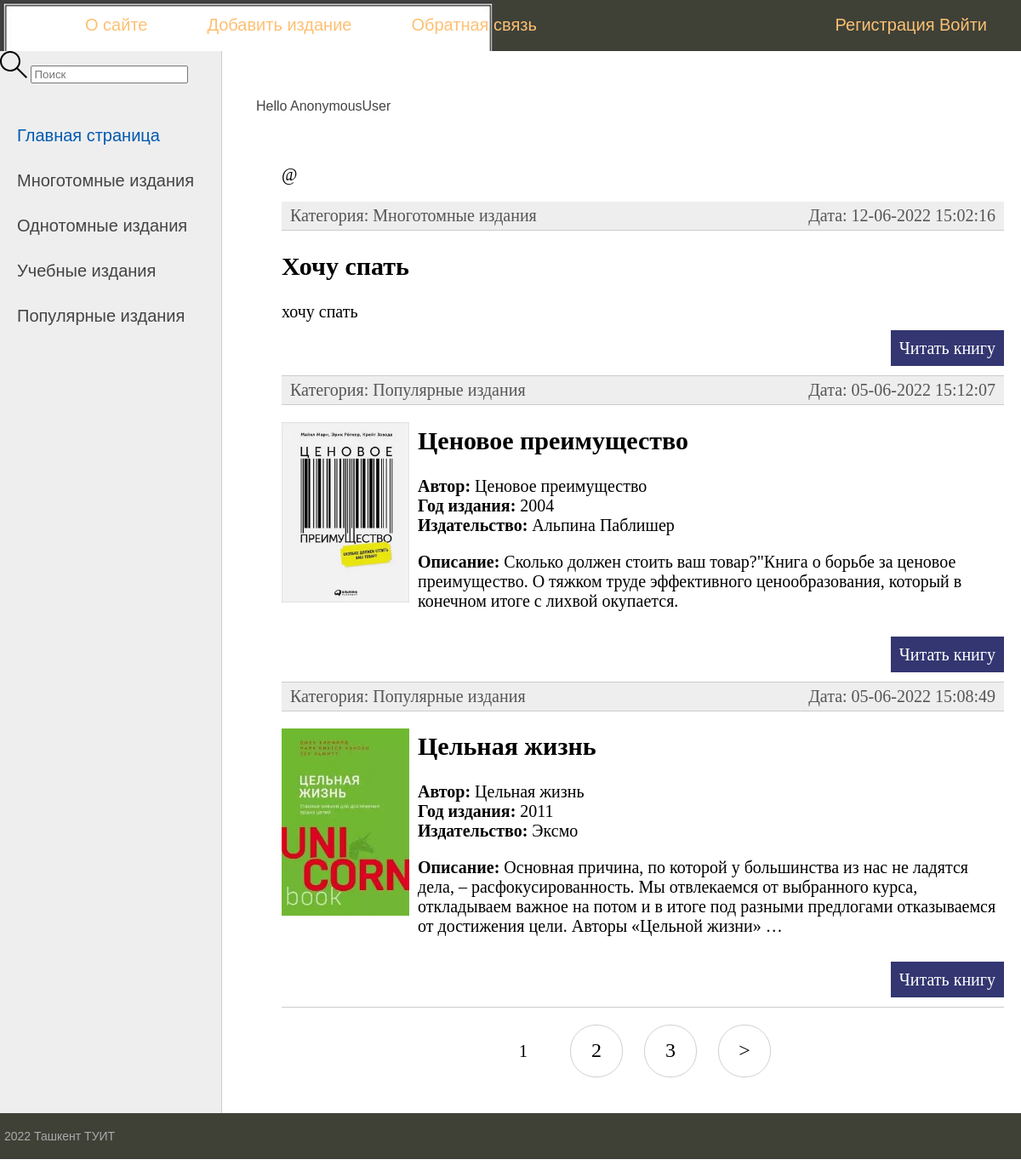
The page / on the database its author committed.
### school/models.py (models this page shows, shortened)
class Category(models.Model):
    name = models.CharField(max_length=100, db_index=True)
    slug = models.SlugField(max_length=255, unique=True,
                            db_index=True, verbose_name="URL")
    class Meta:
        verbose_name = 'Школьная бибилиотека'
        verbose_name_plural = 'Электронный каталог'

class Catalog(models.Model):
    title = models.CharField(max_length=255, verbose_name="Заголовок")
    slug = models.SlugField(max_length=255, unique=True,
                            db_index=True, verbose_name="URL")
    content = models.TextField(blank=True, verbose_name="Содержимое")
    photo = models.ImageField(
        upload_to="photos/%Y/%m/%d/", verbose_name="Фото")
    time_create = models.DateTimeField(
        auto_now_add=True, verbose_name="Время создания")
    time_update = models.DateTimeField(
        auto_now=True, verbose_name="Время изменения")
    is_published = models.BooleanField(default=True, verbose_name="Публикация")
    year = models.ForeignKey('Category', on_delete=models.PROTECT,  null=True)
    class Meta:
        ordering = ['-time_update', '-time_create']

### school/views.py (the view)
# urls.py: path('', SchoolHome.as_view(), name='home'),
class SchoolHome(DataMixin, ListView):
    paginate_by = 3
    model = Catalog
    template_name = 'school/index.html'
    context_object_name = 'posts'
    def get_context_data(self, *, object_list=None, **kwargs):
        context = super().get_context_data(**kwargs)
        c_def = self.get_user_context(title='Главная страница')
        return dict(list(context.items()) + list(c_def.items()))
    def get_queryset(self):
        return Catalog.objects.filter(is_published=True)

### school/templatetags/school_tags.py (called while the page is built)
@register.inclusion_tag("school/list_categories.html")
def show_categories(sort=None, year_selected=0):
    if not sort:
        years = Category.objects.all()
    else:
        years = Category.objects.order_by(sort)
    return {"years": years, "year_selected": year_selected}

### school/utils.py (called while the page is built)
    def get_user_context(self, **kwargs):
        context = kwargs
        years = Category.objects.all()
        user_menu = menu.copy()
        if not self.request.user.is_authenticated:
            user_menu.pop(1)
        context['menu'] = menu
        context['years'] = years
        if 'year_selected' not in context:
            context['year_selected'] = 0
        return context

### school/templates/school/index.html (shortened to what this page needs)
{% extends 'school/base.html' %}
{% block content %}
<ul class="list-articles">
    <p>@{{room.host.username}}</p>
    {% for p in posts %}
    <li>
        <div class="article-panel">
            <p class="first"> Категория: {{p.year.name}}</p>
            <p class="last"> Дата: {{p.time_update|date:"d-m-Y H:i:s"}}</p>
        </div>
    </li>
    {% if p.photo %}
    <p><img class="img-article-left thumb" src="{{p.photo.url}}"></p>
    {% endif %}
    <li>
        <h2> {{p.title}} </h2>
        {% autoescape off %}
        <p> {{p.content|linebreaks|truncatewords:50}} </p>
        {% endautoescape %}
        <p class="link-read-post"><a href="{% url 'post' p.pk %}"> Читать книгу </a> </p>
    </li>
    {% endfor %}
</ul>
{% endblock %}

### school/templates/school/base.html (shortened to what this page needs)
{% load static %}
{% load school_tags %}
<!DOCTYPE html>
<html lang="en">
<head>
    <link type="text/css" href="{% static 'school/css/style.css' %}" rel="stylesheet" />
</head>
<body>
    <table class="table-page" border=0 cellpadding="0" cellspacing="0">
        <tr>
            <td valign="top">
                {% block mainmenu %}
                <div class="header">
                    <ul id="mainmenu" class="mainmenu">
                        <li class="logo"> <a href="{% url 'home'%}"> <img src="Logo.jpg">
                            </a> </li>
                        {% for m in menu %}
                        <li><a href="{% url m.url_name %}">{{m.title}}</a></li>
                        {% endfor %}
                        <li class="last">
                            <a href="{% url 'register' %}">Регистрация</a>
                            {% if request.user.is_authenticated%}
                            <a href="{% url 'logout' %}">Выйти</a>
                            {% else %}
                            <a href="{% url 'login' %}">Войти</a>
                            {% endif %}
                        </li>
                    </ul>
                </div>
                {% endblock mainmenu %}
                <table class="table-content" border=0 cellpadding="0" cellspacing="0">
                    <tr>
                        <td valign="top" class="left-chapters">
                            <form action="{% url 'home'%}" method="GET" class="header__search">
                                <label>
                                    <input name="q" placeholder="Поиск" />
                                </label>
                            </form>
                            <ul id="leftchapters">
                                {% if year_selected == 0 %}
                                <li class="selected"> Главная страница </li>
                                {% else %}
                                <li> <a href="{% url 'home' %}"> Главная страница </a> </li>
                                {% endif %}
                                {% show_categories year_selected=year_selected %}
                            </ul>
                        </td>
                        <td valign="top" class="content">
                            <p>Hello {{request.user}}</p>
                            <div class="content-text">
                                {% block content %}
                                {% endblock %}
                                {% if page_obj.has_other_pages %}
                                <nav class="list-pages">
                                    <ul>
                                        {% for p in paginator.page_range %}
                                        {% if page_obj.number == p %}
                                        <li class="page-num page-num-selected">{{ p }}</li>
                                        {% elif p >= page_obj.number|add:-2 and p <= page_obj.number|add:2 %} <li
                                            class="page-num">
                                            <a href="?page={{ p }}">{{ p }}</a>
                                            </li>
                                            {% endif %}
                                            {% endfor %}
                                            {% if page_obj.has_next %}
                                            <li class="page-num">
                                                <a href="?page={{ page_obj.next_page_number }}">&gt;</a>
                                            </li>
                                            {% endif %}
                                    </ul>
                                </nav>
                                {% endif %}
                            </div>
                        </td>
                    </tr>
                </table>
        <tr>
            <td valign=top>
                <div id="footer">
                    <p> 2022 Ташкент ТУИТ </p>
                </div>
            </td>
        </tr>
    </table>
</body>
</html>

### school/templates/school/list_categories.html
{% for y in years %}
{% if y.pk == year_selected %}
<li class="selected"> {{y.name}}</li>
{% else %}
<li> <a href="{% url 'category' y.pk %}"> {{y.name}} </a> </li>
{% endif %}
{% endfor %}

### school/templates/school/static/school/css/style.css (style rules this page uses)
html, body { font-family: 'Arial'; margin: 0; padding: 0; height: 100%; width: 100%; color: #444; }
a { color: #0059b2; text-decoration: none; }
img { max-width: 600px; height: auto; }
img.img-article-left { max-width: 300px; height: auto; float: left; padding: 0 10px 10px 0; }
img.img-article-left.thumb { max-width: 150px; height: auto; }
p.link-read-post { text-align: right; }
p.link-read-post a { padding: 10px; min-width: 100px; background: #333671; color: #fff; text-decoration: none; }
div.article-panel { background: #eee; padding: 5px 10px 5px 10px; box-sizing: border-box; overflow: hidden; color: #555; }
div.article-panel p.first { margin: 0; float: left; }
div.article-panel p.last { margin: 0; float: right; }
ul.list-articles { list-style: none; margin: 0; padding: 0; }
ul.list-articles li { border-bottom: 1px solid #ccc; }
.table-page { width: 100%; height: 100%; vertical-align: top; }
.table-page tr { height: 100%; }
.header { background: #3F4137; height: 60px; }
.logo { background: url('../images/logo.png') no-repeat 10px 5px; width: 70px; height: 60px; }
ul.mainmenu { list-style: none; margin: 0; padding: 0; height: 60px; color: #fdc073; font-size: 20px; overflow: hidden; }
ul.mainmenu li { float: left; margin: 18px 40px 0 30px; }
ul.mainmenu li.logo { margin: 0; }
ul.mainmenu li.last { float: right; }
ul.mainmenu li a { color: #fdc073; text-decoration: none; }
.table-content { width: 100%; min-height: 100%; height: 100%; }
.left-chapters { margin: 0; background: #eee; border-right: 1px solid #ccc; min-height: 100%; }
.left-chapters ul { width: 230px; min-height: 100%; margin: 0; padding: 20px 10px 10px 20px; list-style: none; font-size: 20px; }
.left-chapters ul li { margin: 30px 0 0 0; color: #999; }
.left-chapters ul li.selected { color: #0059b2; }
.left-chapters ul li a { color: #444; text-decoration: none; }
.content { padding: 40px 20px 20px 40px; width: 100%; box-sizing: border-box; }
.content-text { margin: 60px 0 0 30px; color: #000; font-size: 20px; font-family: Yandex Sans Display Light; }
#footer { box-sizing: border-box; background: #3F4137; padding: 5px; color: #aaa; font-size: 14px; font-family: Verdana, Geneva, Arial, Helvetica; text-align: left; overflow: hidden; }

### rows shown on the page
Category: name "Многотомные издания"
Category: name "Однотомные издания"
Category: name "Учебные издания"
Category: name "Популярные издания"
Catalog: year.name "Многотомные издания", time_update "12-06-2022 15:02:16", title "Хочу спать", content "хочу спать"
Catalog: year.name "Популярные издания", time_update "05-06-2022 15:12:07", photo (picture), title "Ценовое преимущество", content "Автор: Ценовое преимущество Год издания: 2004 Издательство: Альпина Паблишер Описание: Сколько должен стоить ваш товар?\"Книга о борьбе за ценовое преимущество. О тяжком труде эффективного ценообразования, который в конечном итоге с лихвой окупается."
Catalog: year.name "Популярные издания", time_update "05-06-2022 15:08:49", photo (picture), title "Цельная жизнь", content "Автор: Цельная жизнь Год издания: 2011 Издательство: Эксмо Описание: Основная причина, по которой у большинства из нас не ладятся дела, – расфокусированность. Мы отвлекаемся от выбранного курса, откладываем важное на потом и в итоге под разными предлогами отказываемся от достижения цели. Авторы «Цельной жизни» …"

### other values the page prints
{{ m.title }} "О сайте" "Добавить издание" "Обратная связь"
{{ request.user }} "AnonymousUser"
{{ p }} "1"
{{ p }} "2" "3"
